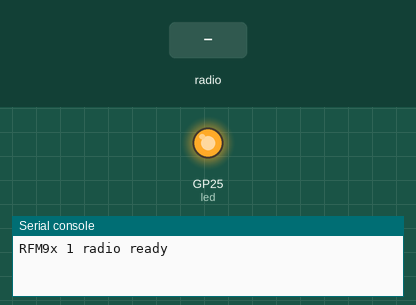
The program below on a simulated Raspberry Pi Pico running CircuitPython. Parts: output pins drawn as LEDs (lit = HIGH), the last lines printed to the serial console. The test bench sets the inputs (shaded band). No radio messages arrive unless stated (any console line starting 'radio sent:' is added by the test bench).

Above: at 1.2 s.
1.3 s: radio message "1" arrives
At 3.3 s:
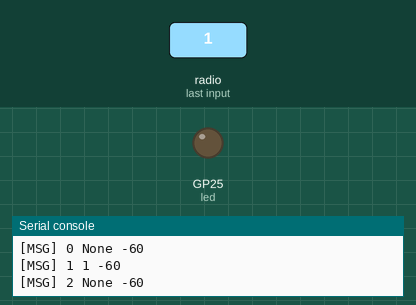
Timing chart, 0 to 8.9 s (numbered marks = the images above; inputs shaded):
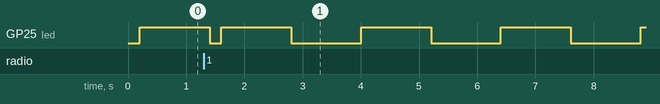

The program:

code.py
```python
import digitalio
import board
import analogio
from time import sleep

import sensors


def main():
    led = digitalio.DigitalInOut(board.GP25)
    led.direction = digitalio.Direction.OUTPUT

    radio1Sensor = sensors.Radio(radioType=1)
    packetCount = 0

    while True:
        sleep(0.2)
        led.value = not led.value

        #radio1Sensor.send(f"Testing {packetCount}".encode("utf-8"))
        readRadio = radio1Sensor.read(timeout=1)

        try:
            readDecode = readRadio.decode("ascii") if readRadio is not None else readRadio
            if packetCount == 50:
                raise UnicodeError("Test Error")
        except UnicodeError as e:
            print("[ERROR]", readRadio, repr(e))
        #readRadio = bytearray(b"Testing")
        print("[MSG]", packetCount, readDecode, radio1Sensor.rfm9x.rssi)
        packetCount += 1


if __name__ == "__main__":
    main()
```

sensors.py
```python
import adafruit_rfm9x
import board
import digitalio

import deviceCommunication


class Radio:
    def __init__(self, radioType: int):
        locationsCsReset = {
            1: [board.GP6, board.GP7],
            2: [board.GP8, board.GP9]
        }

        csLocation, resetLocation = locationsCsReset[radioType]
        cs = digitalio.DigitalInOut(csLocation)
        reset = digitalio.DigitalInOut(resetLocation)

        successful = False
        i = 0

        while not successful:
            try:
                self.rfm9x = adafruit_rfm9x.RFM9x(deviceCommunication.GetSPI(), cs, reset, 433.0)
                successful = True
            except RuntimeError:
                i += 1
                if i % 100 == 0:
                    print(f"'rfm9x-{radioType}' not detected")

        print(f"RFM9x {radioType} radio ready")

    def read(self, timeout=1):
        return self.rfm9x.receive(timeout=timeout)

    def send(self, message):
        self.rfm9x.send(message)
```

deviceCommunication.py
```python
import board
import busio

cache = {}


def GetSPI():
    if "spi" not in cache:
        spi = busio.SPI(clock=board.GP2, MOSI=board.GP3, MISO=board.GP4)
        cache["spi"] = spi

    return cache["spi"]
```

Measured:
- by itself, GP25 (led): repeats every 2.4 s: HIGH 1.2 s, LOW 1.2 s
